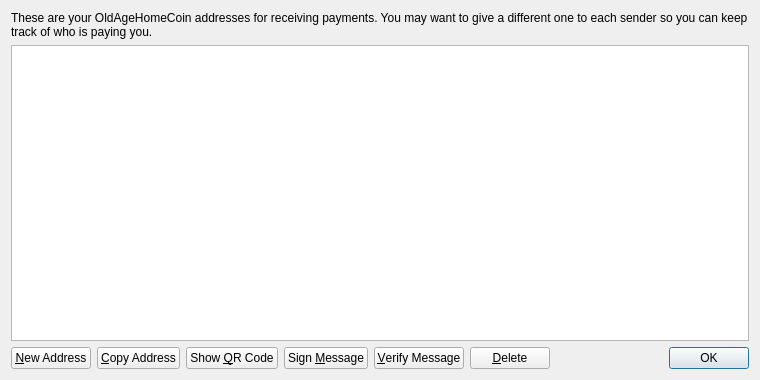
<?xml version="1.0" encoding="UTF-8"?>
<ui version="4.0">
 <class>AddressBookPage</class>
 <widget class="QWidget" name="AddressBookPage">
  <property name="geometry">
   <rect>
    <x>0</x>
    <y>0</y>
    <width>760</width>
    <height>380</height>
   </rect>
  </property>
  <property name="windowTitle">
   <string>Address Book</string>
  </property>
  <layout class="QVBoxLayout" name="verticalLayout">
   <item>
    <widget class="QLabel" name="labelExplanation">
     <property name="text">
      <string>These are your OldAgeHomeCoin addresses for receiving payments. You may want to give a different one to each sender so you can keep track of who is paying you.</string>
     </property>
     <property name="textFormat">
      <enum>Qt::PlainText</enum>
     </property>
     <property name="wordWrap">
      <bool>true</bool>
     </property>
    </widget>
   </item>
   <item>
    <widget class="QTableView" name="tableView">
     <property name="contextMenuPolicy">
      <enum>Qt::CustomContextMenu</enum>
     </property>
     <property name="toolTip">
      <string>Double-click to edit address or label</string>
     </property>
     <property name="tabKeyNavigation">
      <bool>false</bool>
     </property>
     <property name="alternatingRowColors">
      <bool>true</bool>
     </property>
     <property name="selectionMode">
      <enum>QAbstractItemView::SingleSelection</enum>
     </property>
     <property name="selectionBehavior">
      <enum>QAbstractItemView::SelectRows</enum>
     </property>
     <property name="sortingEnabled">
      <bool>true</bool>
     </property>
     <attribute name="verticalHeaderVisible">
      <bool>false</bool>
     </attribute>
    </widget>
   </item>
   <item>
    <layout class="QHBoxLayout" name="horizontalLayout">
     <item>
      <widget class="QPushButton" name="newAddressButton">
       <property name="toolTip">
        <string>Create a new address</string>
       </property>
       <property name="text">
        <string>&amp;New Address</string>
       </property>
       <property name="icon">
        <iconset resource="../bitcoin.qrc">
         <normaloff>:/icons/add</normaloff>:/icons/add</iconset>
       </property>
      </widget>
     </item>
     <item>
      <widget class="QPushButton" name="copyToClipboard">
       <property name="toolTip">
        <string>Copy the currently selected address to the system clipboard</string>
       </property>
       <property name="text">
        <string>&amp;Copy Address</string>
       </property>
       <property name="icon">
        <iconset resource="../bitcoin.qrc">
         <normaloff>:/icons/editcopy</normaloff>:/icons/editcopy</iconset>
       </property>
      </widget>
     </item>
     <item>
      <widget class="QPushButton" name="showQRCode">
       <property name="text">
        <string>Show &amp;QR Code</string>
       </property>
       <property name="icon">
        <iconset resource="../bitcoin.qrc">
         <normaloff>:/icons/qrcode</normaloff>:/icons/qrcode</iconset>
       </property>
      </widget>
     </item>
     <item>
      <widget class="QPushButton" name="signMessage">
       <property name="toolTip">
        <string>Sign a message to prove you own a OldAgeHomeCoin address</string>
       </property>
       <property name="text">
        <string>Sign &amp;Message</string>
       </property>
       <property name="icon">
        <iconset resource="../bitcoin.qrc">
         <normaloff>:/icons/edit</normaloff>:/icons/edit</iconset>
       </property>
      </widget>
     </item>
     <item>
      <widget class="QPushButton" name="verifyMessage">
       <property name="toolTip">
        <string>Verify a message to ensure it was signed with a specified OldAgeHomeCoin address</string>
       </property>
       <property name="text">
        <string>&amp;Verify Message</string>
       </property>
       <property name="icon">
        <iconset resource="../bitcoin.qrc">
         <normaloff>:/icons/transaction_0</normaloff>:/icons/transaction_0</iconset>
       </property>
      </widget>
     </item>
     <item>
      <widget class="QPushButton" name="deleteButton">
       <property name="toolTip">
        <string>Delete the currently selected address from the list</string>
       </property>
       <property name="text">
        <string>&amp;Delete</string>
       </property>
       <property name="icon">
        <iconset resource="../bitcoin.qrc">
         <normaloff>:/icons/remove</normaloff>:/icons/remove</iconset>
       </property>
      </widget>
     </item>
     <item>
      <spacer name="horizontalSpacer">
       <property name="orientation">
        <enum>Qt::Horizontal</enum>
       </property>
       <property name="sizeHint" stdset="0">
        <size>
         <width>40</width>
         <height>20</height>
        </size>
       </property>
      </spacer>
     </item>
     <item>
      <widget class="QDialogButtonBox" name="buttonBox">
       <property name="sizePolicy">
        <sizepolicy hsizetype="Maximum" vsizetype="Fixed">
         <horstretch>0</horstretch>
         <verstretch>0</verstretch>
        </sizepolicy>
       </property>
       <property name="standardButtons">
        <set>QDialogButtonBox::Ok</set>
       </property>
      </widget>
     </item>
    </layout>
   </item>
  </layout>
 </widget>
 <resources>
  <include location="../bitcoin.qrc"/>
 </resources>
 <connections/>
</ui>
